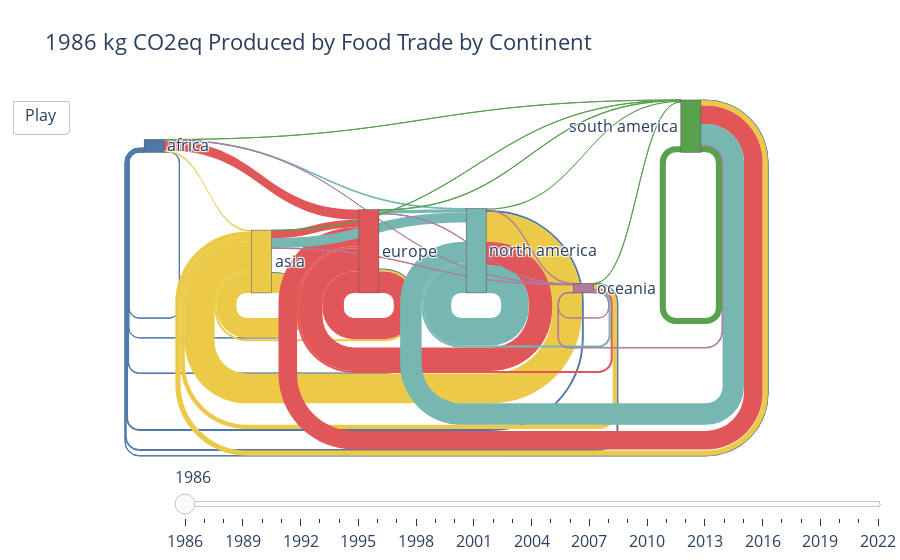

The code cell stored with this chart in its notebook:
### Code cell
import plotly.graph_objects as go
import pandas as pd

# Assuming 'df' is your DataFrame and contains columns 'year', 'source', 'target', and 'value'
# List of unique years in the dataset
years = df['year'].unique()

# Create an empty list to hold the frames for the animation
frames = []

# Prepare unique continents and colors (customize as needed)
unique_continents = sorted(set(df['source'].unique()) | set(df['target'].unique()))
continent_to_index = {continent: i for i, continent in enumerate(unique_continents)}

# Generate color palette
#palette = sns.color_palette("colorblind", len(unique_continents))
# Convert Seaborn colors to hex colors
#hex_colors = palette.as_hex()

hex_colors = [
    "#4E79A7",  # Blue, Africa
    "#EDC948",  # Yellow, Asia
    "#E15759",  # Red, Europe
    "#76B7B2",  # Light Blue, North America
    "#B07AA1",  # Purple, Oceania
    "#59A14F",  # Green, South America
]

# Function to create link colors with opacity
def adjust_link_colors(source_indices, colors, opacity=0.2):
    return [colors[src].replace(")", f", {opacity})") for src in source_indices]

# Create a frame for each year
for year in years:
    df_year = df[df['year'] == year]
    nodes = dict(label=unique_continents, color=hex_colors)
    links = dict(
        source=df_year['source'].map(continent_to_index),
        target=df_year['target'].map(continent_to_index),
        value=df_year['value']
    )
    link_colors = adjust_link_colors(links['target'], hex_colors)
    
    frame = go.Frame(
        data=[go.Sankey(
            node=nodes,
            link=dict(
                source=links['source'],
                target=links['target'],
                value=links['value'],
                color=link_colors
            )
        )],
        name=str(year),
        layout=go.Layout(title_text=f"{year} kg CO2eq Produced by Food Trade by Continent")
    )
    frames.append(frame)

# Create initial plot
initial_year = years[0]
df_initial = df[df['year'] == initial_year]
nodes_initial = dict(label=unique_continents, color=hex_colors)
links_initial = dict(
    source=df_initial['source'].map(continent_to_index),
    target=df_initial['target'].map(continent_to_index),
    value=df_initial['value']
)
link_colors_initial = adjust_link_colors(links_initial['target'], hex_colors)

fig = go.Figure(
    data=[go.Sankey(
        node=nodes_initial,
        link=dict(
            source=links_initial['source'],
            target=links_initial['target'],
            value=links_initial['value'],
            color=link_colors_initial
        )
    )],
    frames=frames
)

# Add animation settings
fig.update_layout(
    updatemenus=[dict(type="buttons", showactive=False, buttons=[dict(label="Play",
                      method="animate", args=[None, dict(frame=dict(duration=600, redraw=True), 
                                                        fromcurrent=True)])])],
    sliders=[dict(
        steps=[dict(method='animate', args=[[str(year)], dict(mode='immediate', frame=dict(duration=1000, redraw=True), transition=dict(duration=300))],
                    label=str(year)) for year in years],
        transition=dict(duration=300),
        x=0.1,
        xanchor="left",
        y=0,
        yanchor="top"
    )],
    title_text=f"{initial_year} kg CO2eq Produced by Food Trade by Continent",
    font_size=16
)

fig.show()

### Figure 1 — Plotly figure (JSON) as saved in the notebook; plotly's stock layout.template omitted (floating-point values rounded to 4 significant figures)
{"data": [{"link": {"color": ["#4E79A7", "#4E79A7", "#4E79A7", "#4E79A7", "#4E79A7", "#4E79A7", "#EDC948", "#EDC948", "#EDC948", "#EDC948", "#EDC948", "#EDC948", "#E15759", "#E15759", "#E15759", "#E15759", "#E15759", "#E15759", "#76B7B2", "#76B7B2", "#76B7B2", "#76B7B2", "#76B7B2", "#76B7B2", "#B07AA1", "#B07AA1", "#B07AA1", "#B07AA1", "#B07AA1", "#B07AA1", "#59A14F", "#59A14F", "#59A14F", "#59A14F", "#59A14F", "#59A14F"], "source": [0, 1, 2, 3, 4, 5, 0, 1, 2, 3, 4, 5, 0, 1, 2, 3, 4, 5, 0, 1, 2, 3, 4, 5, 0, 1, 2, 3, 4, 5, 0, 1, 2, 3, 4, 5], "target": [0, 0, 0, 0, 0, 0, 1, 1, 1, 1, 1, 1, 2, 2, 2, 2, 2, 2, 3, 3, 3, 3, 3, 3, 4, 4, 4, 4, 4, 4, 5, 5, 5, 5, 5, 5], "value": [153500000.0, 78070000.0, 268000000.0, 847300000.0, 419600000.0, 145000000.0, 699200000.0, 8947000000.0, 898700000.0, 13370000000.0, 1911000000.0, 2341000000.0, 4536000000.0, 3458000000.0, 9564000000.0, 10510000000.0, 917100000.0, 8340000000.0, 335100000.0, 4441000000.0, 1444000000.0, 12330000000.0, 931500000.0, 9630000000.0, 3654000.0, 178000000.0, 227200000.0, 293100000.0, 25260000.0, 257500000.0, 1776000.0, 137000000.0, 207200000.0, 507300000.0, 47750000.0, 2745000000.0]}, "node": {"color": ["#4E79A7", "#EDC948", "#E15759", "#76B7B2", "#B07AA1", "#59A14F"], "label": ["africa", "asia", "europe", "north america", "oceania", "south america"]}, "type": "sankey"}], "layout": {"font": {"size": 16}, "sliders": [{"steps": [{"args": [["1986"], {"frame": {"duration": 1000, "redraw": true}, "mode": "immediate", "transition": {"duration": 300}}], "label": "1986", "method": "animate"}, {"args": [["1987"], {"frame": {"duration": 1000, "redraw": true}, "mode": "immediate", "transition": {"duration": 300}}], "label": "1987", "method": "animate"}, {"args": [["1988"], {"frame": {"duration": 1000, "redraw": true}, "mode": "immediate", "transition": {"duration": 300}}], "label": "1988", "method": "animate"}, {"args": [["1989"], {"frame": {"duration": 1000, "redraw": true}, "mode": "immediate", "transition": {"duration": 300}}], "label": "1989", "method": "animate"}, {"args": [["1990"], {"frame": {"duration": 1000, "redraw": true}, "mode": "immediate", "transition": {"duration": 300}}], "label": "1990", "method": "animate"}, {"args": [["1991"], {"frame": {"duration": 1000, "redraw": true}, "mode": "immediate", "transition": {"duration": 300}}], "label": "1991", "method": "animate"}, {"args": [["1992"], {"frame": {"duration": 1000, "redraw": true}, "mode": "immediate", "transition": {"duration": 300}}], "label": "1992", "method": "animate"}, {"args": [["1993"], {"frame": {"duration": 1000, "redraw": true}, "mode": "immediate", "transition": {"duration": 300}}], "label": "1993", "method": "animate"}, {"args": [["1994"], {"frame": {"duration": 1000, "redraw": true}, "mode": "immediate", "transition": {"duration": 300}}], "label": "1994", "method": "animate"}, {"args": [["1995"], {"frame": {"duration": 1000, "redraw": true}, "mode": "immediate", "transition": {"duration": 300}}], "label": "1995", "method": "animate"}, {"args": [["1996"], {"frame": {"duration": 1000, "redraw": true}, "mode": "immediate", "transition": {"duration": 300}}], "label": "1996", "method": "animate"}, {"args": [["1997"], {"frame": {"duration": 1000, "redraw": true}, "mode": "immediate", "transition": {"duration": 300}}], "label": "1997", "method": "animate"}, {"args": [["1998"], {"frame": {"duration": 1000, "redraw": true}, "mode": "immediate", "transition": {"duration": 300}}], "label": "1998", "method": "animate"}, {"args": [["1999"], {"frame": {"duration": 1000, "redraw": true}, "mode": "immediate", "transition": {"duration": 300}}], "label": "1999", "method": "animate"}, {"args": [["2000"], {"frame": {"duration": 1000, "redraw": true}, "mode": "immediate", "transition": {"duration": 300}}], "label": "2000", "method": "animate"}, {"args": [["2001"], {"frame": {"duration": 1000, "redraw": true}, "mode": "immediate", "transition": {"duration": 300}}], "label": "2001", "method": "animate"}, {"args": [["2002"], {"frame": {"duration": 1000, "redraw": true}, "mode": "immediate", "transition": {"duration": 300}}], "label": "2002", "method": "animate"}, {"args": [["2003"], {"frame": {"duration": 1000, "redraw": true}, "mode": "immediate", "transition": {"duration": 300}}], "label": "2003", "method": "animate"}, {"args": [["2004"], {"frame": {"duration": 1000, "redraw": true}, "mode": "immediate", "transition": {"duration": 300}}], "label": "2004", "method": "animate"}, {"args": [["2005"], {"frame": {"duration": 1000, "redraw": true}, "mode": "immediate", "transition": {"duration": 300}}], "label": "2005", "method": "animate"}, {"args": [["2006"], {"frame": {"duration": 1000, "redraw": true}, "mode": "immediate", "transition": {"duration": 300}}], "label": "2006", "method": "animate"}, {"args": [["2007"], {"frame": {"duration": 1000, "redraw": true}, "mode": "immediate", "transition": {"duration": 300}}], "label": "2007", "method": "animate"}, {"args": [["2008"], {"frame": {"duration": 1000, "redraw": true}, "mode": "immediate", "transition": {"duration": 300}}], "label": "2008", "method": "animate"}, {"args": [["2009"], {"frame": {"duration": 1000, "redraw": true}, "mode": "immediate", "transition": {"duration": 300}}], "label": "2009", "method": "animate"}, {"args": [["2010"], {"frame": {"duration": 1000, "redraw": true}, "mode": "immediate", "transition": {"duration": 300}}], "label": "2010", "method": "animate"}, {"args": [["2011"], {"frame": {"duration": 1000, "redraw": true}, "mode": "immediate", "transition": {"duration": 300}}], "label": "2011", "method": "animate"}, {"args": [["2012"], {"frame": {"duration": 1000, "redraw": true}, "mode": "immediate", "transition": {"duration": 300}}], "label": "2012", "method": "animate"}, {"args": [["2013"], {"frame": {"duration": 1000, "redraw": true}, "mode": "immediate", "transition": {"duration": 300}}], "label": "2013", "method": "animate"}, {"args": [["2014"], {"frame": {"duration": 1000, "redraw": true}, "mode": "immediate", "transition": {"duration": 300}}], "label": "2014", "method": "animate"}, {"args": [["2015"], {"frame": {"duration": 1000, "redraw": true}, "mode": "immediate", "transition": {"duration": 300}}], "label": "2015", "method": "animate"}, {"args": [["2016"], {"frame": {"duration": 1000, "redraw": true}, "mode": "immediate", "transition": {"duration": 300}}], "label": "2016", "method": "animate"}, {"args": [["2017"], {"frame": {"duration": 1000, "redraw": true}, "mode": "immediate", "transition": {"duration": 300}}], "label": "2017", "method": "animate"}, {"args": [["2018"], {"frame": {"duration": 1000, "redraw": true}, "mode": "immediate", "transition": {"duration": 300}}], "label": "2018", "method": "animate"}, {"args": [["2019"], {"frame": {"duration": 1000, "redraw": true}, "mode": "immediate", "transition": {"duration": 300}}], "label": "2019", "method": "animate"}, {"args": [["2020"], {"frame": {"duration": 1000, "redraw": true}, "mode": "immediate", "transition": {"duration": 300}}], "label": "2020", "method": "animate"}, {"args": [["2021"], {"frame": {"duration": 1000, "redraw": true}, "mode": "immediate", "transition": {"duration": 300}}], "label": "2021", "method": "animate"}, {"args": [["2022"], {"frame": {"duration": 1000, "redraw": true}, "mode": "immediate", "transition": {"duration": 300}}], "label": "2022", "method": "animate"}], "transition": {"duration": 300}, "x": 0.1, "xanchor": "left", "y": 0, "yanchor": "top"}], "title": {"text": "1986 kg CO2eq Produced by Food Trade by Continent"}, "updatemenus": [{"buttons": [{"args": [null, {"frame": {"duration": 600, "redraw": true}, "fromcurrent": true}], "label": "Play", "method": "animate"}], "showactive": false, "type": "buttons"}]}}
